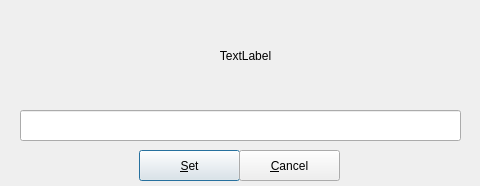
<?xml version="1.0" encoding="UTF-8"?>
<ui version="4.0">
 <class>VeraCryptPIMDialog</class>
 <widget class="QDialog" name="VeraCryptPIMDialog">
  <property name="geometry">
   <rect>
    <x>0</x>
    <y>0</y>
    <width>480</width>
    <height>186</height>
   </rect>
  </property>
  <property name="windowTitle">
   <string>VeraCrypt PIM value</string>
  </property>
  <widget class="QPushButton" name="pbSet">
   <property name="geometry">
    <rect>
     <x>139</x>
     <y>150</y>
     <width>101</width>
     <height>31</height>
    </rect>
   </property>
   <property name="text">
    <string>&amp;Set</string>
   </property>
  </widget>
  <widget class="QPushButton" name="pbCancel">
   <property name="geometry">
    <rect>
     <x>239</x>
     <y>150</y>
     <width>101</width>
     <height>31</height>
    </rect>
   </property>
   <property name="text">
    <string>&amp;Cancel</string>
   </property>
  </widget>
  <widget class="QLabel" name="label">
   <property name="geometry">
    <rect>
     <x>20</x>
     <y>10</y>
     <width>451</width>
     <height>91</height>
    </rect>
   </property>
   <property name="text">
    <string>TextLabel</string>
   </property>
   <property name="alignment">
    <set>Qt::AlignCenter</set>
   </property>
  </widget>
  <widget class="QLineEdit" name="lineEditPIM">
   <property name="geometry">
    <rect>
     <x>20</x>
     <y>110</y>
     <width>441</width>
     <height>31</height>
    </rect>
   </property>
   <property name="echoMode">
    <enum>QLineEdit::Password</enum>
   </property>
  </widget>
 </widget>
 <resources/>
 <connections/>
</ui>
